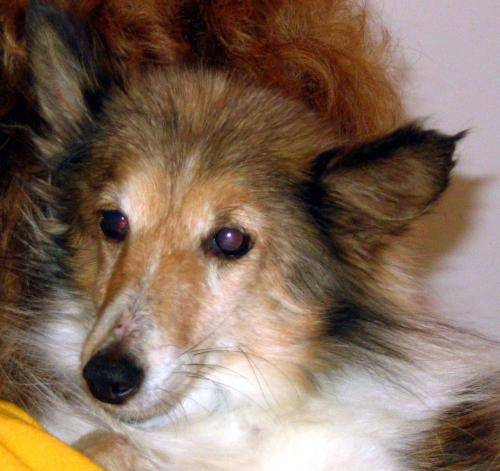
#> input picture Media/dog.png, 500 x 471 px, found by its file name
$ jupyter execute --allow-errors 03_Preprocessing.ipynb
#> lines starting #> are read from the running program, lines starting #| are printed output that depends on the picture
<h1>Preprocessing</h1>

<p>
Preprocessing is a phase or a process applied after the Exploratory Data Analysis and before machine learning training. Here the data is started to modify already so that clean and clear data can be used to train the models.
</p>

<h2>Normalization (Also known as Feature Scaling)</h2>

<p>
It is a part of the preprocessing which is mandtory to applyso that the standard data can be given to models for training.
</br>
It has two types of scaling methods which are widely used:-
<ol>
<li>Min-Max Scaling</li>
<li>Standard Scaling</li>
</ol>

It is used tonormalize the data so that the features are in a similar range. It is important for those algortihms which are highly affected by the distribution of the shape or are based on the vector- or distance-based computations.</br>

<p>
For using the scaling methods we wil use the same dataframe as created in the EDA file before that is <strong>02_Exploratory_data_analysis.ipynb</strong>
</p>
</p>

<h2>Min-Max Scaling</h2>

<p>
It transforms each feature by compressing it down to a scale wheere the minimum number in the dataset maps to 0 and the maximum number in the dataset maps to 1.</br>
The transformation is given by:-</br>

Feature range (min, max) can be configured if required.
</p>

 ### fit() calculates parameters from the data, but does not change the data itself.
 ### transform() uses the parameters learned during fit() to actually modify the data.

[cell 1]
import pandas as pd
df = pd.DataFrame({'Age': {0: 28, 1: 23, 2: 19},
'Gender_F': {0: 0.0, 1: 0.0, 2: 1.0},
'Gender_M': {0: 1.0, 1: 1.0, 2: 0.0},
'Degree_encoded': {0: 0.0, 1: 2.0, 2: 1.0}})
print(df)

[cell 2]
from sklearn.preprocessing import MinMaxScaler
scaler = MinMaxScaler()
scaler.fit(df[['Age']])
df['Age'] = scaler.transform(df[['Age']])
print(df)

<h2>Standard Scaling</h2>

<p>
It transforms each feature values by removing the mean and scaling to unit variance. the value thus represent the z-value with respect to the mean and variance of the column.</br>
The transformation is given by:-</br>

where
- μ is the mean
- s is the standard deviation of the samples

We can take the original values of the Age columns and scale it using StandardScaler
</p>

[cell 3]
from sklearn.preprocessing import StandardScaler
scaler = StandardScaler()
arr = scaler.fit_transform(df[['Age']])
# df['Age'] = scaler.transform(df[['Age']])
print(df)
print(arr)

[cell 4]
scaler.mean_

[cell 5]
scaler.scale_

<h2>Preprocessing Text</h2>

<p>
For preprocessing the text we need to use NLP ( Natural Language Processing ). NLP is a subject of processing and generating text. the most popular library used in python for text is NLTK ( Natural Language Toolkit ).
</p>

<h2>Five-Step of NLTK Pipeline</h2>

<p>
There are majorly five steps in using the NLTK pipeline to preprocess the textual data.
<ol>
<li>Segmentation</li>
<li>Tokenization</li>
<li>Stemming and Lemmatization</li>
<li>Removing Stopwords</li>
<li>Preparing Word Vectors</li>
</ol>
</p>

<h3>Segmentation</h3>

<p>
It is the process of finding the boundaries of the sentence.</br>
Mostly a complex regular expession is used to find out the boundaries of the sentence.
</p>

<h3>Tokenization</h3>

<p>
It breaks the sentence or a sequence inot the indivisual components or units called Tokens.
</br>
NLTK basic code below for <strong>Tokenization</strong>.
</p>

[cell 6]
from nltk.tokenize import word_tokenize
word_tokenize("Let's learn machine learning!")
#> (this line was passed over: nltk is not available in this run)

#> (a cell that did not finish here is left out)

<h3><i>Stemming and Lemmatization</i></h3>

<p>
For grammatical reasons, the same word root can be present in different forms in the text. in most cases, they lead to a similar meaning, for example, work, wroking, worked. </br>
One popular method used for stemming is <strong>Porter's Stemmer</strong>. It performs the following set of rule based operations:-</br>

```
SSES -> SS
IES -> I
SS -> SS
S ->
```

</p>

It's implimentation is as follows:-

[cell 8]
from nltk.stem.porter import PorterStemmer
#> (the rest of this cell did not finish here and is left out)

#> (a cell that did not finish here is left out)

<h3>Removing Stopwords</h3>

<p>
There are some words which produce noise and slow down the process of training so they must be removed.
</br>These words are called as <b>Stopwords</b>.
</br>NLTK has the complete list of stopwords which can be used to filter out these words from the text and make the procewss faster.</br>
Below is the sample code for the topic:-
</p>

[cell 10]
from nltk.corpus import stopwords
#> (the rest of this cell did not finish here and is left out)

<h3>Word Vectors</h3>

<p>
Just like the OnehotEncoding and LabelEncoding this also converts the text to the numbers, however , the differenc is that OneHotEncoding and LabelEncoding converts the catagorical data to the numbers but here the text is converted to the vector on the basis of the occurance of that word in the sentence.
</p>

<p>
For this the function or the class used in opython is <strong>CountVectorizer</strong> present in the <strong>sklearn.feature_extraction.text</strong>
</p>
Sample code is written below:-

[cell 11]
from nltk.tokenize import word_tokenize
from nltk.stem.porter import PorterStemmer
from nltk.corpus import stopwords
from sklearn.feature_extraction.text import CountVectorizer

#> (the rest of this cell did not finish here and is left out)

[cell 12]
import pandas as pd
#> (the rest of this cell did not finish here and is left out)

<h2>Preprocessing Images</h2>

<p>
Here we will se the preprocessing of the Images.
</p>

[cell 13]
import matplotlib.pyplot as plt
img = plt.imread("D:\\Coding\\Python\\ML_practice\\Media\\dog.png")
#> img is the input picture: shape (471, 500, 3) float32; mean R, G, B 0.514, 0.425, 0.364

[cell 14]
plt.imshow(img)

[cell 15]
plt.imshow(img[:,:,0])
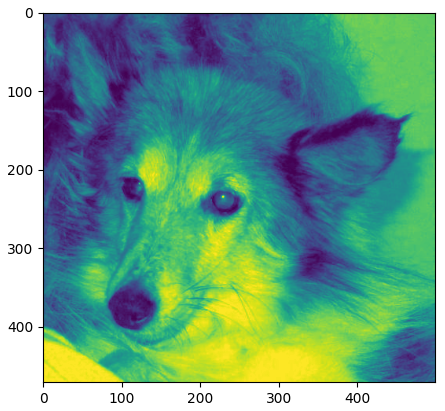
#> figure drawn by matplotlib, 1 panel

[cell 16]
cropped_img = img[200:470, 100:500, :]
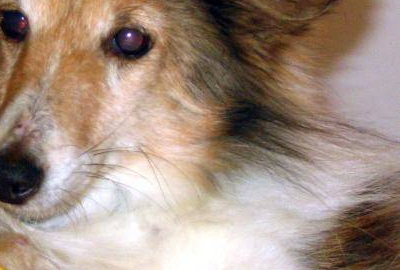
#> cropped_img: shape (270, 400, 3) float32; mean R, G, B 0.635, 0.559, 0.509
print(img.shape)
#| (471, 500, 3)
plt.imshow(cropped_img)

[cell 17]
from skimage import io,filters
edges = filters.sobel(img)  # It is used to create the image emphasising edges of the original image, which can act as a part of the pipeline of a system involving recognition or classification
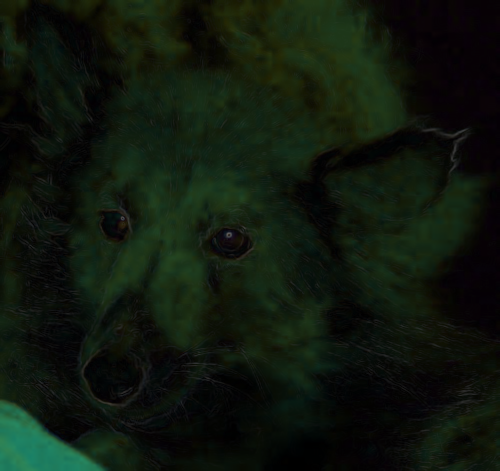
#> edges: shape (471, 500, 3) float32; mean R, G, B 0.0612, 0.0955, 0.0537
io.imshow(edges)
io.show()
